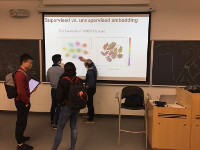
#> input picture Python/test_img/small_1L.jpg, 200 x 150 px
$ python feat_desc.py
#> lines starting #> are read from the running program, lines starting #| are printed output that depends on the picture
'''
  File name: feat_desc.py
  Author:
  Date created:
'''

'''
  File clarification:
    Extracting Feature Descriptor for each feature point. You should use the subsampled image around each point feature,
    just extract axis-aligned 8x8 patches. Note that it’s extremely important to sample these patches from the larger 40x40
    window to have a nice big blurred descriptor.
    - Input img: H × W matrix representing the gray scale input image.
    - Input x: N × 1 vector representing the column coordinates of corners.
    - Input y: N × 1 vector representing the row coordinates of corners.
    - Outpuy descs: 64 × N matrix, with column i being the 64 dimensional descriptor (8 × 8 grid linearized) computed at location (xi , yi) in img.
'''
import numpy as np
import cv2
import matplotlib.pyplot as plt


# [58 lines left out: function feat_desc, not called in this run]


if __name__ == "__main__":

    img = cv2.imread("../test_img/small_1L.jpg")
#> img is the input picture: shape (150, 200, 3); mean B, G, R 81.8, 98.9, 123.7
    # Convert to grayscale
    gray_left = cv2.cvtColor(img, cv2.COLOR_BGR2GRAY)
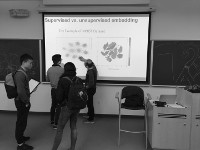
#> gray_left: shape (150, 200); min 1, max 253, mean 104.3

    # Get the corner metrics for each pixel
#> (the run stopped early here; a loop or call above may not have finished)

$ run again, with Python/test_img/pano1.jpg copied over Python/test_img/small_1L.jpg
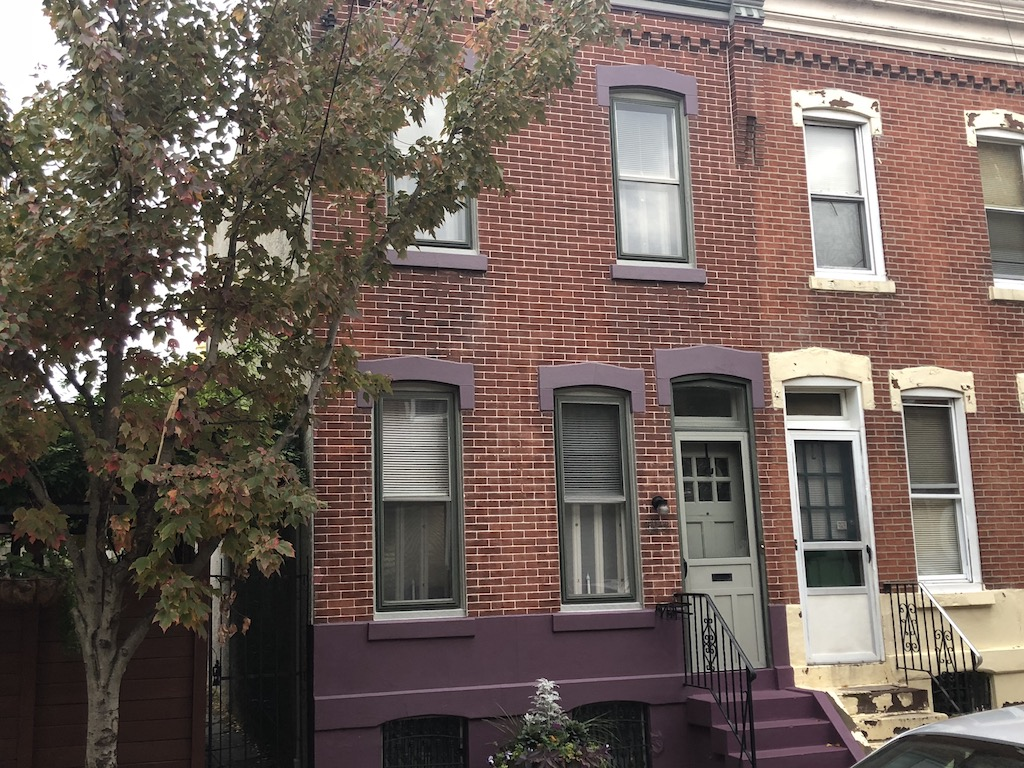
#> input picture Python/test_img/pano1.jpg, 1024 x 768 px
#> img is the input picture: shape (768, 1024, 3); mean B, G, R 90, 97.3, 111.6
#> `gray_left = cv2.cvtColor(img, cv2.COLOR_BGR2GRAY)`:
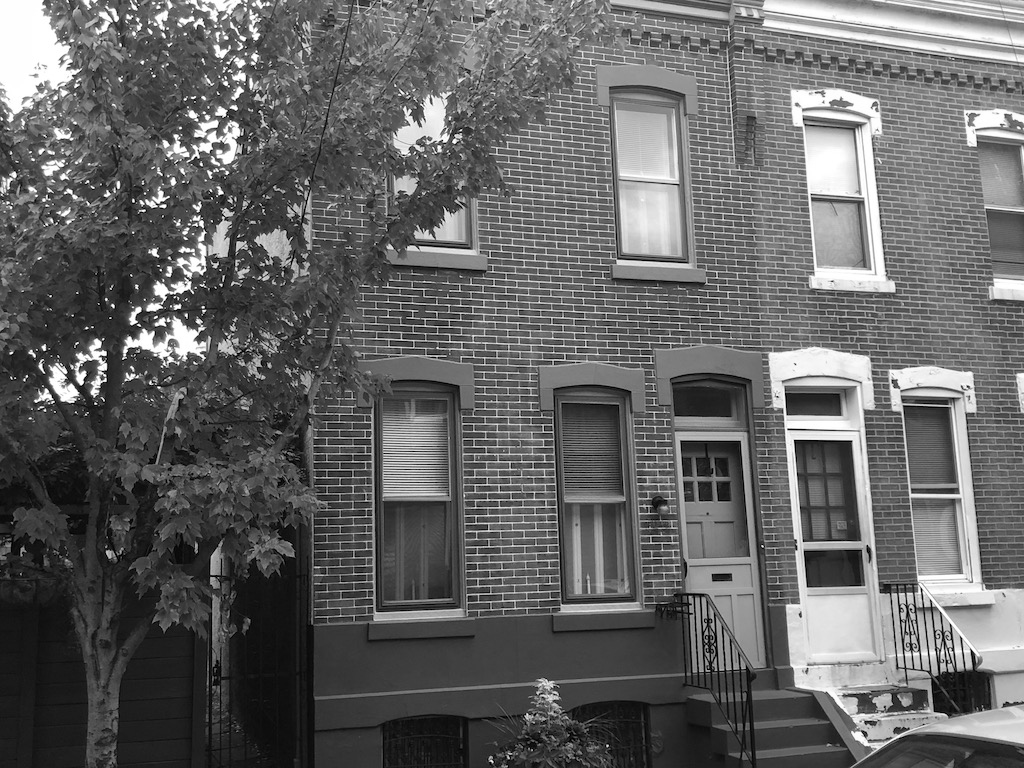
#> gray_left: shape (768, 1024); min 0, max 255, mean 100.7

$ run again, with Python/test_img/pano2.jpg copied over Python/test_img/small_1L.jpg
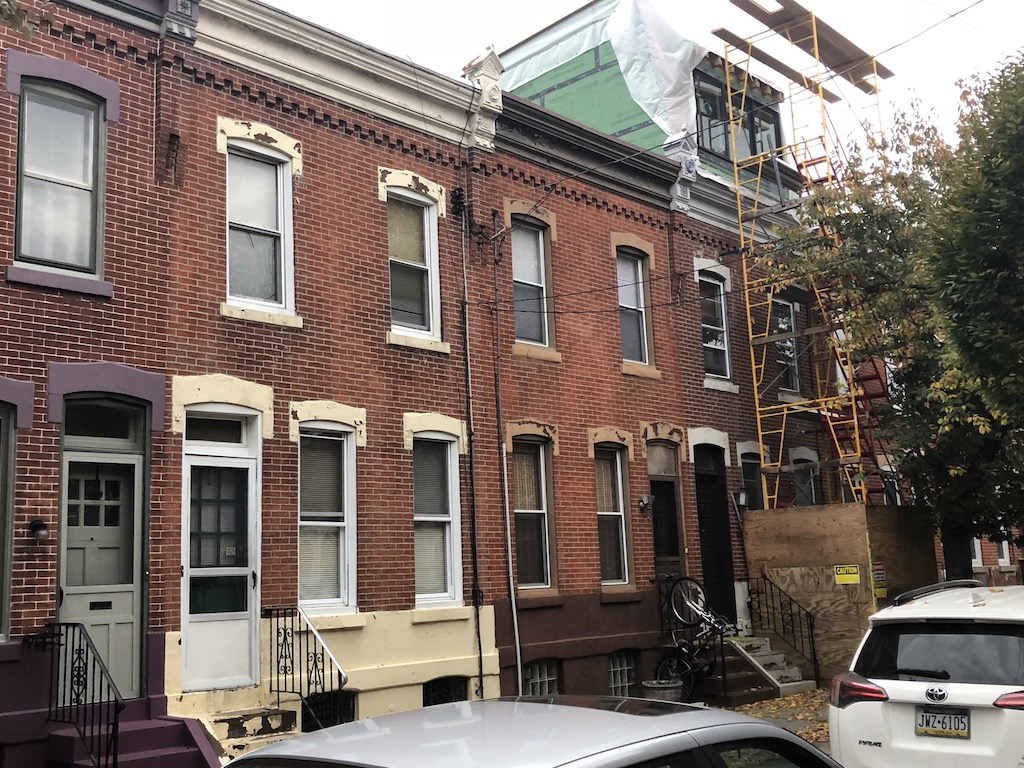
#> input picture Python/test_img/pano2.jpg, 1024 x 768 px
#> img is the input picture: shape (768, 1024, 3); mean B, G, R 102.1, 109.2, 121.9
#> `gray_left = cv2.cvtColor(img, cv2.COLOR_BGR2GRAY)`:
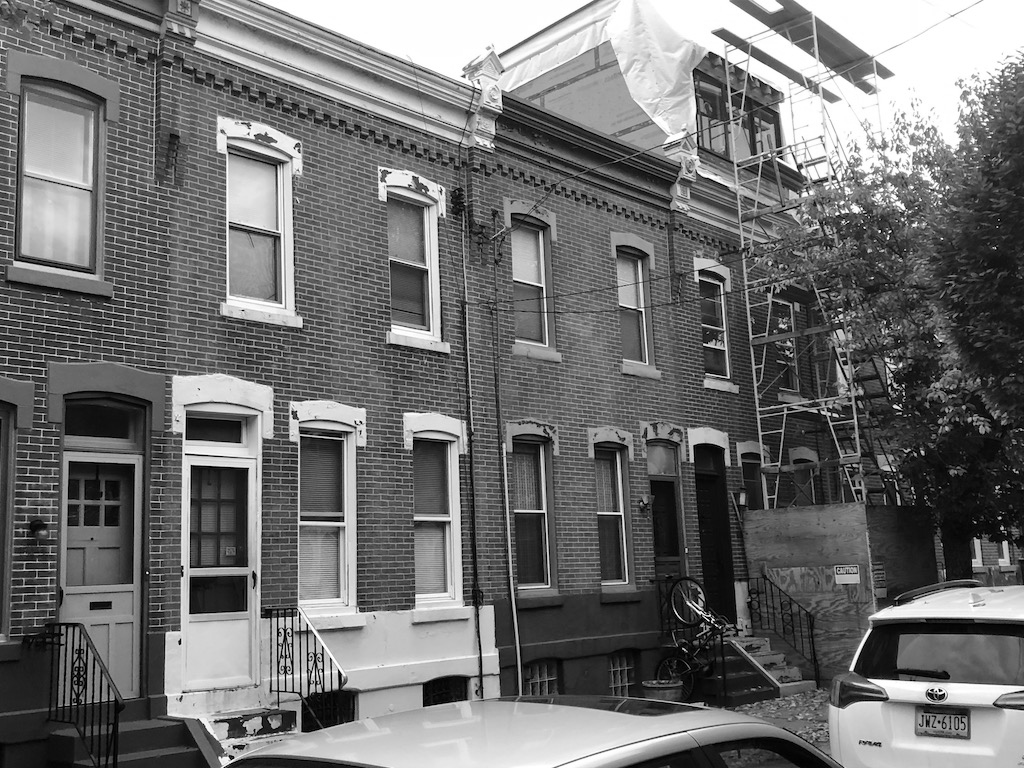
#> gray_left: shape (768, 1024); min 0, max 255, mean 112.2
